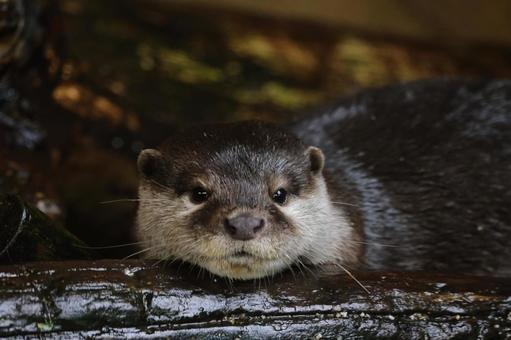
#> input picture chapter05/soodal.jpeg, 511 x 340 px
$ python contrast.py
#> lines starting #> are read from the running program, lines starting #| are printed output that depends on the picture
import numpy as np
import cv2 as cv

def contrast():
    src = cv.imread('soodal.jpeg',cv.IMREAD_GRAYSCALE)
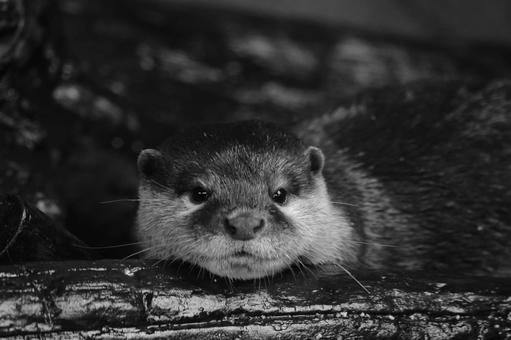
#> src: shape (340, 511); min 0, max 236, mean 47.7

    if src is None:
        print('Image load failed')
        return

    s = 1.0
    dst = cv.convertScaleAbs(src, alpha=1+s, beta=-128*s)
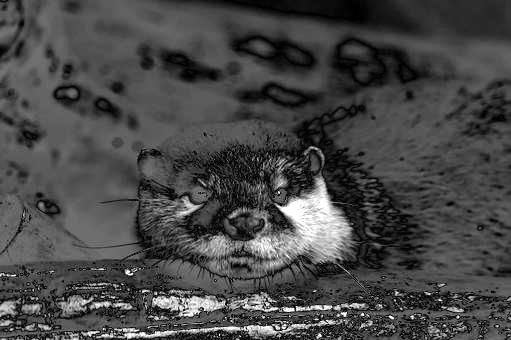
#> dst: shape (340, 511); min 0, max 255, mean 71.2

    cv.imshow('src',src)
    cv.imshow('dst',dst)
    cv.waitKey()
    cv.destroyAllWindows()

contrast()
